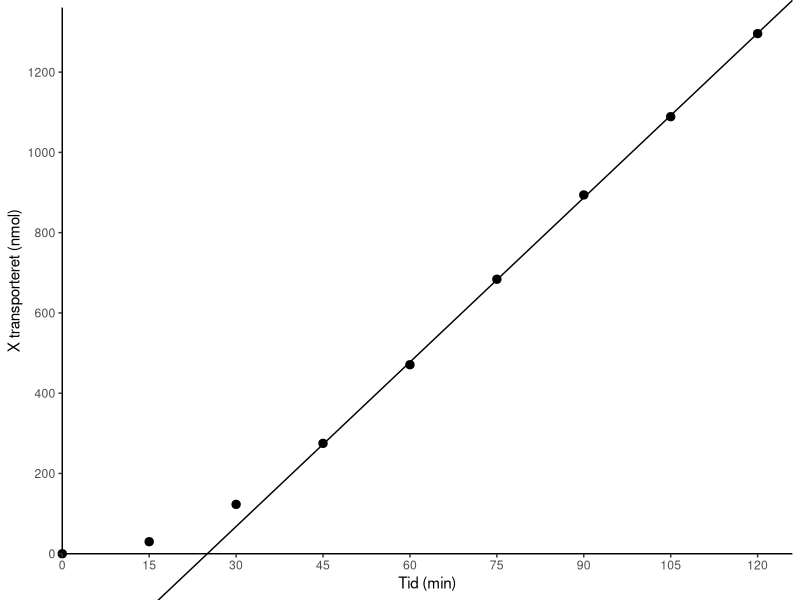

Source code (R):
## ---- chunk 1
#| label: setup

# SETUP: Denne kodeblok kan evt. bruges til at loade relevante pakker (tidyverse, knitr, etc) eller globale indstillinger.
library(tidyverse)
library(readxl)
library(knitr)
options(OutDec = ",") # Sætter komma som decimalseparator for kodeoutput (tabeller, plots, etc.). 
## ---- chunk 2
# DATABEHANDLING: sker i baggrunden og vises ikke i rapporten

# Eksperimentelle parametre
V_d   <- 0.5    # Donor (apikal) volumen, mL
V_r   <- 1.0    # Receiver (basolateral) volumen, mL
V_s   <- 0.1    # Prøvevolumen udtaget fra receiver, mL
C_0   <- 50     # Initial donorkoncentration, mM
areal <- 1.12   # Overfladeareal, cm²

# Indlæs data
data <- read_excel("caco2_data.xlsx")

# Mængde X i hver receiver-prøve (nmol)
data <- data %>%
  mutate(n_sample_nmol = C_mM * V_s * 1000)

# Kumulativ transporteret mængde (nmol)
data <- data %>%
  mutate(n_total_nmol = C_mM * V_r * 1000 + cumsum(lag(n_sample_nmol, default = 0)))

# Filtrer steady-state-data og fit lineær model
ss_data <- data %>% filter(tid_min > 30)   # ___ juster grænse efter eget plot
fit <- lm(n_total_nmol ~ tid_min, data = ss_data)
skæring  <- coef(fit)[[1]]
hældning <- coef(fit)[[2]]
R2 <- summary(fit)$r.squared

# Resultater
pct_transporteret <- last(data$n_total_nmol) * 100 / (C_0 * V_d * 1000)
J_ss  <- hældning / areal          # nmol/(cm²·min)
t_lag <- -skæring / hældning       # min
Papp  <- (J_ss / 60) / (C_0 * 1000) # cm/s
## ---- chunk 3
#| label: fig-transport
#| fig-cap: "Kumulativ transporteret mængde af **X** over et Caco-2-cellemonolag som funktion af tid med tilpasset regressionslinje for steady-state-området. 50 mM **X** blev påsat donorsiden, hvorefter prøver fra receiversiden blev udtaget hver 15. minut over 120 minutter. Forsøget blev kørt ved 37 °C og en rotation på 220 rpm. Regressionslinjen har forskriften y = 13,66x - 341,7 og R^2^ = 0,9999. Værdierne repræsenterer enkeltbestemmelser (N = 1) i en enkelt cellepassage (n = 1)."

ggplot(data, aes(x = tid_min, y = n_total_nmol)) +
  geom_point(size = 2.5) +
  geom_abline(intercept = skæring, slope = hældning) +
  labs(x = "Tid (min)", y = "X transporteret (nmol)") +
  scale_x_continuous(breaks = seq(0, 125, 15),expand = expansion(mult = c(0, 0.05))) +
  scale_y_continuous(breaks = seq(0, 1500, 200), expand = expansion(mult = c(0, 0.05))) +
  coord_cartesian(clip = "off") +
  theme_classic()
## ---- chunk 4
#| label: tbl-resultater
#| tbl-cap: "Lag-tid, steady state flux, og P~app~ for lægemiddelstofkandidaten **X** over et Caco-2-cellemonolag."

resultat_tabel <- tibble(
  lag_tid = signif(t_lag, 3),
  flux = signif(J_ss, 3),
  P_app = signif(Papp*10^6, 3)
  )

kable(resultat_tabel, col.names = c("Lag-tid [min]", "Flux [nmol/(cm^2^·min)]", "P~app~ ⋅ 10^-6^ [cm/s]"))
## ---- chunk 5
#| label: tbl-data
#| tbl-cap: "Rådata og behandlede data for transportforsøget."

kable(data, col.names = c("Tid [min]", "[X]~receiver~ [mM]", "n~prøve~ [nmol]", "n~total~ [nmol]"))
